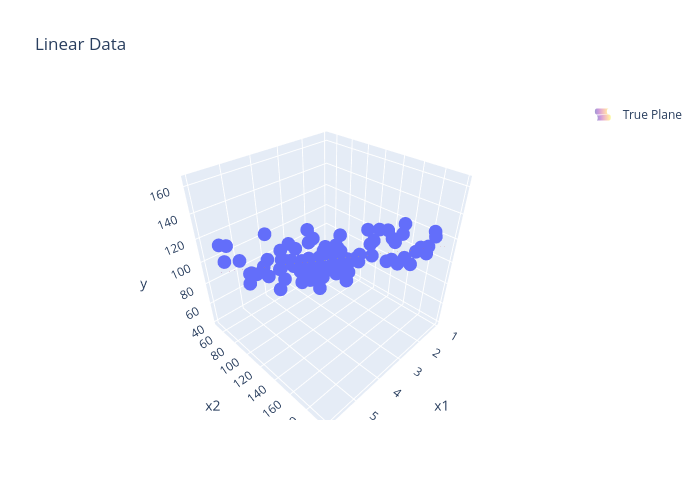
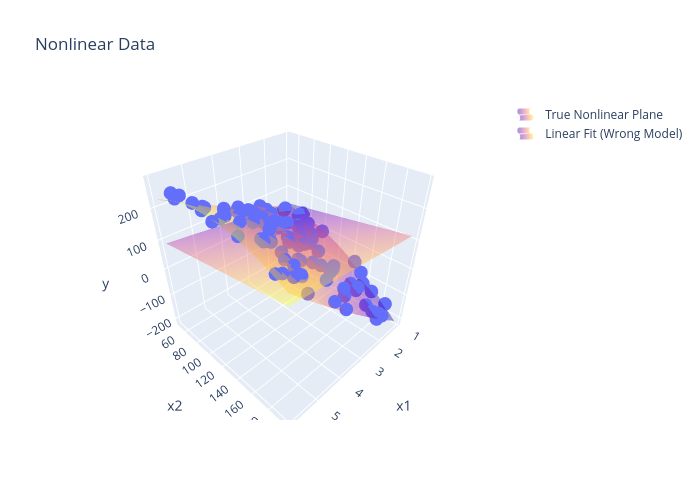

The notebook cell saved with these charts, in order:
### Markdown cell above
### Linearity

### Code cell
np.random.seed(1742) # for reproducibility of random numbers

n = 100 # number of observation/sample size

# Features
x_1 = np.random.uniform(1, 6, n) # e.g. number of rooms
x_2 = np.random.uniform(50, 200, n) # e.g. house size

X = np.column_stack([np.ones(n), x_1, x_2]) # regresion matrix

theta = np.array([5, 10, 0.5]) # parameter vector


# Linear data
true_y = X @ theta
error = np.random.normal(0, 10, n)
y = true_y + error

res = y - (X @ theta) # residuals


# Nonlinear data
true_y_nl = (
    5
    + 10 * x_1
    + 0.5 * x_2
    + 2 * (x_1**2) # curvature
    - 0.01 * (x_2**2) # curvature
    + 0.3 * (x_1 * x_2) # interaction
)

y_nl = true_y_nl + error

# linear model applied to nonlinear data to to show that a linear model is inappropriate
y_hat_linear = X @ theta
res_nl = y_nl - y_hat_linear


# 3D Plot Linear data
fig1 = px.scatter_3d(
    x=x_1, y=x_2, z=y,
    title="Linear Data",
    labels={'x':'x1', 'y':'x2', 'z':'y'}
)

# Create grid
grid_x1, grid_x2 = np.meshgrid(
    np.linspace(x_1.min(), x_1.max(), 20),
    np.linspace(x_2.min(), x_2.max(), 20)
)

grid_y = 5 + 10*grid_x1 + 0.5*grid_x2  # true linear model
grid_nonlinear= 5 + 10 * grid_x1 + 0.5 * grid_x2 + 2 * (grid_x1**2) - 0.01 * (grid_x2**2) + 0.3 * (grid_x1 * grid_x2)

# Add Regression plane
fig1.add_traces(
    go.Surface(
        x=grid_x1,
        y=grid_x2,
        z=grid_y,
        opacity=0.4, # color intensity of plane
        showscale=False, # hides scalebar
        name="True Plane",
        showlegend=True # force to show legend
    )
)

fig1.update_layout(width=700, height=500)
fig1.show()


# 3D Plot Nonlinear data
fig2 = px.scatter_3d(
    x=x_1, y=x_2, z=y_nl,
    title="Nonlinear Data",
    labels={'x':'x1', 'y':'x2', 'z':'y'}
)

# Non linear plane
fig2.add_traces(
    go.Surface(
        x=grid_x1,
        y=grid_x2,
        z=grid_nonlinear,
        opacity=0.4, # color intensity of plane
        showscale=False, # hides scalebar
        name="True Nonlinear Plane",
        showlegend=True  # force to show legend
    )
)

# Same linear plane (wrong model)
fig2.add_traces(
    go.Surface(
        x=grid_x1,
        y=grid_x2,
        z=grid_y,
        opacity=0.4, # color intensity of plane
        showscale=False, # hides scalebar
        name="Linear Fit (Wrong Model)",
        showlegend=True # force to show legend 
    )
)


fig2.update_layout(width=700, height=500)
fig2.show()


# Residuals Plot
fig, axes = plt.subplots(2, 2, figsize=(8,6))

# Linear case
axes[0,0].scatter(x_1, res)
axes[0,0].axhline(0, linestyle="--")
axes[0,0].set_title("Linear: residuals vs x1")
axes[0,0].set_xlabel("x1")
axes[0,0].set_ylabel("Residuals")

axes[0,1].scatter(x_2, res)
axes[0,1].axhline(0, linestyle="--")
axes[0,1].set_title("Linear: residuals vs x2")
axes[0,1].set_xlabel("x2")
axes[0,1].set_ylabel("Residuals")

# Nonlinear case
axes[1,0].scatter(x_1, res_nl)
axes[1,0].axhline(0, linestyle="--")
axes[1,0].set_title("Nonlinear: residuals vs x1")
axes[1,0].set_xlabel("x1")
axes[1,0].set_ylabel("Residuals")

axes[1,1].scatter(x_2, res_nl)
axes[1,1].axhline(0, linestyle="--")
axes[1,1].set_title("Nonlinear: residuals vs x2")
axes[1,1].set_xlabel("x2")
axes[1,1].set_ylabel("Residuals")

plt.tight_layout()
plt.show()

### Figure 1 — Plotly figure (JSON) as saved in the notebook; plotly's stock layout.template omitted (floating-point values rounded to 4 significant figures; data arrays with more than 128 entries replaced by an {"elided": "..."} marker saying what was removed)
{"data": [{"hovertemplate": "x1=%{x}<br>x2=%{y}<br>y=%{z}<extra></extra>", "legendgroup": "", "marker": {"color": "#636efa", "symbol": "circle"}, "mode": "markers", "name": "", "scene": "scene", "showlegend": false, "type": "scatter3d", "x": [1.473, 1.873, 2.217, 5.668, 4.268, 3.111, 1.457, 1.72, 2.878, 2.936, 1.083, 4.58, 1.427, 4.921, 2.222, 1.404, 4.336, 2.23, 5.512, 2.552, 5.071, 2.756, 1.064, 4.367, 3.221, 2.257, 4.047, 2.703, 5.403, 2.17, 5.447, 3.485, 3.352, 5.923, 3.378, 5.237, 2.378, 1.921, 3.286, 5.589, 5.668, 2.302, 3.215, 1.745, 4.925, 4.782, 1.301, 5.219, 1.667, 3.966, 3.199, 5.044, 3.133, 4.572, 4.028, 4.806, 2.237, 2.533, 2.668, 5.623, 4.68, 3.438, 4.734, 2.952, 3.814, 1.078, 3.886, 2.259, 3.575, 3.16, 4.192, 1.563, 4.968, 4.41, 3.451, 2.57, 4.791, 4.813, 3.558, 5.16, 3.511, 3.834, 3.888, 4.237, 3.737, 5.965, 3.493, 1.938, 1.995, 1.725, 2.196, 3.241, 2.444, 4.124, 3.925, 2.565, 2.83, 1.091, 3.878, 3.382], "y": [78.8, 105.7, 96.78, 177.0, 126.8, 124.3, 159.9, 64.94, 90.96, 93.91, 184.9, 152.0, 163.1, 178.4, 99.79, 88.8, 195.6, 196.8, 115.3, 122.7, 120.4, 99.25, 72.17, 70.3, 113.8, 173.9, 152.9, 154.4, 130.1, 170.4, 176.4, 105.7, 50.16, 85.15, 85.46, 109.2, 104.9, 192.8, 52.78, 84.22, 57.59, 55.1, 153.3, 94.14, 185.1, 57.2, 171.6, 108.3, 82.19, 148.0, 180.0, 68.37, 161.7, 126.9, 118.2, 136.7, 165.4, 70.15, 154.3, 59.64, 164.3, 71.11, 131.3, 98.14, 110.6, 144.1, 175.9, 191.9, 78.16, 101.3, 136.3, 57.91, 69.58, 129.9, 150.3, 110.5, 175.5, 168.9, 101.9, 178.4, 93.2, 67.28, 81.45, 87.63, 89.76, 126.0, 123.7, 196.8, 110.2, 86.35, 183.5, 179.5, 50.33, 100.4, 197.7, 133.4, 123.1, 100.4, 85.51, 85.79], "z": [70.0, 70.7, 78.27, 140.1, 95.49, 84.58, 123.8, 65.95, 68.21, 83.76, 117.9, 113.9, 94.55, 158.5, 65.49, 60.08, 161.8, 121.7, 118.4, 90.64, 127.7, 95.45, 55.04, 74.45, 83.71, 128.9, 120.5, 108.6, 105.2, 101.5, 144.1, 113.8, 60.89, 127.4, 77.26, 118.0, 76.09, 122.1, 48.57, 111.0, 114.4, 49.4, 115.3, 63.48, 131.3, 76.68, 102.0, 137.1, 77.79, 108.9, 120.6, 75.59, 126.1, 97.82, 121.1, 117.1, 103.9, 64.15, 120.7, 100.1, 138.0, 78.7, 111.3, 87.76, 84.34, 97.68, 150.1, 124.9, 81.98, 82.67, 91.52, 42.3, 85.44, 139.4, 112.2, 83.99, 145.6, 134.9, 95.01, 147.6, 80.13, 73.32, 88.38, 96.47, 101.4, 123.2, 92.77, 135.4, 64.79, 77.67, 106.9, 144.1, 56.6, 94.48, 152.5, 96.02, 87.35, 60.45, 105.9, 83.82]}, {"name": "True Plane", "opacity": 0.4, "showlegend": true, "showscale": false, "type": "surface", "x": {"elided": "20x20 float values"}, "y": {"elided": "20x20 float values"}, "z": {"elided": "20x20 float values"}}], "layout": {"height": 500, "legend": {"tracegroupgap": 0}, "scene": {"domain": {"x": [0, 1], "y": [0, 1]}, "xaxis": {"title": {"text": "x1"}}, "yaxis": {"title": {"text": "x2"}}, "zaxis": {"title": {"text": "y"}}}, "title": {"text": "Linear Data"}, "width": 700}}

### Figure 2 — Plotly figure (JSON) as saved in the notebook; plotly's stock layout.template omitted (floating-point values rounded to 4 significant figures; data arrays with more than 128 entries replaced by an {"elided": "..."} marker saying what was removed)
{"data": [{"hovertemplate": "x1=%{x}<br>x2=%{y}<br>y=%{z}<extra></extra>", "legendgroup": "", "marker": {"color": "#636efa", "symbol": "circle"}, "mode": "markers", "name": "", "scene": "scene", "showlegend": false, "type": "scatter3d", "x": [1.473, 1.873, 2.217, 5.668, 4.268, 3.111, 1.457, 1.72, 2.878, 2.936, 1.083, 4.58, 1.427, 4.921, 2.222, 1.404, 4.336, 2.23, 5.512, 2.552, 5.071, 2.756, 1.064, 4.367, 3.221, 2.257, 4.047, 2.703, 5.403, 2.17, 5.447, 3.485, 3.352, 5.923, 3.378, 5.237, 2.378, 1.921, 3.286, 5.589, 5.668, 2.302, 3.215, 1.745, 4.925, 4.782, 1.301, 5.219, 1.667, 3.966, 3.199, 5.044, 3.133, 4.572, 4.028, 4.806, 2.237, 2.533, 2.668, 5.623, 4.68, 3.438, 4.734, 2.952, 3.814, 1.078, 3.886, 2.259, 3.575, 3.16, 4.192, 1.563, 4.968, 4.41, 3.451, 2.57, 4.791, 4.813, 3.558, 5.16, 3.511, 3.834, 3.888, 4.237, 3.737, 5.965, 3.493, 1.938, 1.995, 1.725, 2.196, 3.241, 2.444, 4.124, 3.925, 2.565, 2.83, 1.091, 3.878, 3.382], "y": [78.8, 105.7, 96.78, 177.0, 126.8, 124.3, 159.9, 64.94, 90.96, 93.91, 184.9, 152.0, 163.1, 178.4, 99.79, 88.8, 195.6, 196.8, 115.3, 122.7, 120.4, 99.25, 72.17, 70.3, 113.8, 173.9, 152.9, 154.4, 130.1, 170.4, 176.4, 105.7, 50.16, 85.15, 85.46, 109.2, 104.9, 192.8, 52.78, 84.22, 57.59, 55.1, 153.3, 94.14, 185.1, 57.2, 171.6, 108.3, 82.19, 148.0, 180.0, 68.37, 161.7, 126.9, 118.2, 136.7, 165.4, 70.15, 154.3, 59.64, 164.3, 71.11, 131.3, 98.14, 110.6, 144.1, 175.9, 191.9, 78.16, 101.3, 136.3, 57.91, 69.58, 129.9, 150.3, 110.5, 175.5, 168.9, 101.9, 178.4, 93.2, 67.28, 81.45, 87.63, 89.76, 126.0, 123.7, 196.8, 110.2, 86.35, 183.5, 179.5, 50.33, 100.4, 197.7, 133.4, 123.1, 100.4, 85.51, 85.79], "z": [47.08, 25.41, 58.8, 192.1, 133.5, 65.47, -57.77, 63.2, 80.6, 95.51, -161.6, 133.7, -97.5, 152.2, 42.32, 22.57, 71.3, -124.0, 236.8, 47.0, 217.3, 94.19, 28.25, 155.3, 84.94, -45.49, 105.0, 10.07, 205.3, -68.58, 180.6, 136.8, 108.6, 276.3, 113.7, 225.1, 52.25, -131.1, 94.34, 243.7, 243.4, 67.68, 48.8, 30.22, 110.6, 171.8, -122.2, 243.9, 56.88, 97.43, -10.06, 183.2, 36.25, 152.6, 156.7, 173.6, -48.64, 81.07, 20.4, 228.4, 142.5, 125.1, 170.2, 95.8, 117.7, -61.02, 75.84, -102.9, 130.3, 96.12, 112.3, 40.81, 190.1, 181.4, 65.8, 60.25, 135.7, 139.9, 125.3, 158.8, 116.1, 134.9, 147.3, 167.0, 149.4, 261.0, 93.84, -129.9, 17.32, 53.73, -99.23, 17.63, 80.13, 151.9, 25.33, 33.89, 56.27, -5.125, 162.3, 120.1]}, {"name": "True Nonlinear Plane", "opacity": 0.4, "showlegend": true, "showscale": false, "type": "surface", "x": {"elided": "20x20 float values"}, "y": {"elided": "20x20 float values"}, "z": {"elided": "20x20 float values"}}, {"name": "Linear Fit (Wrong Model)", "opacity": 0.4, "showlegend": true, "showscale": false, "type": "surface", "x": {"elided": "20x20 float values"}, "y": {"elided": "20x20 float values"}, "z": {"elided": "20x20 float values"}}], "layout": {"height": 500, "legend": {"tracegroupgap": 0}, "scene": {"domain": {"x": [0, 1], "y": [0, 1]}, "xaxis": {"title": {"text": "x1"}}, "yaxis": {"title": {"text": "x2"}}, "zaxis": {"title": {"text": "y"}}}, "title": {"text": "Nonlinear Data"}, "width": 700}}
